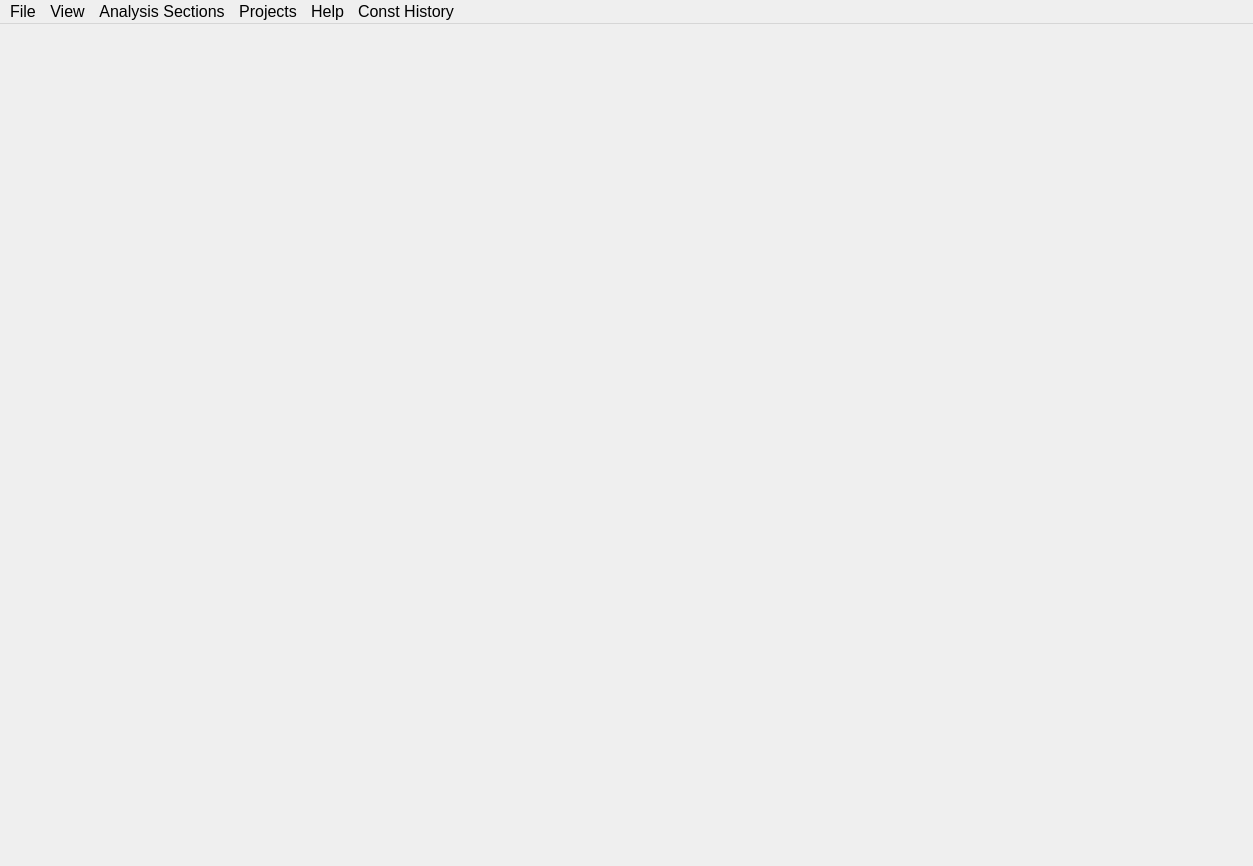
<?xml version="1.0" encoding="UTF-8"?>
<ui version="4.0">
 <class>MainWindow</class>
 <widget class="QMainWindow" name="MainWindow">
  <property name="geometry">
   <rect>
    <x>0</x>
    <y>0</y>
    <width>1253</width>
    <height>866</height>
   </rect>
  </property>
  <property name="windowTitle">
   <string>PVMT_SNAP editor</string>
  </property>
  <widget class="QWidget" name="centralwidget"/>
  <widget class="QMenuBar" name="menubar">
   <property name="geometry">
    <rect>
     <x>0</x>
     <y>0</y>
     <width>1253</width>
     <height>28</height>
    </rect>
   </property>
   <property name="font">
    <font>
     <pointsize>12</pointsize>
    </font>
   </property>
   <widget class="QMenu" name="menuFile">
    <property name="title">
     <string>File</string>
    </property>
    <addaction name="actionLogout"/>
    <addaction name="separator"/>
    <addaction name="actionExit"/>
   </widget>
   <widget class="QMenu" name="menuView">
    <property name="title">
     <string>View</string>
    </property>
    <addaction name="actionAnalysis_Sections"/>
    <addaction name="actionVCRH_VCRLD_VPROJ"/>
    <addaction name="actionConstruction_Rehab_History"/>
    <addaction name="actionConst_Rehab_Layer_Detail"/>
    <addaction name="actionProject"/>
    <addaction name="separator"/>
    <addaction name="actionLog"/>
   </widget>
   <widget class="QMenu" name="menuHelp">
    <property name="title">
     <string>Help</string>
    </property>
    <addaction name="actionContents"/>
    <addaction name="separator"/>
    <addaction name="actionAbout"/>
   </widget>
   <widget class="QMenu" name="menuEdit">
    <property name="title">
     <string>Analysis Sections</string>
    </property>
    <addaction name="actionSplit_Section"/>
    <addaction name="actionTweak_Section"/>
    <addaction name="actionMove_Section"/>
    <addaction name="actionCopy_Section"/>
    <addaction name="separator"/>
    <addaction name="actionReMilePost"/>
   </widget>
   <widget class="QMenu" name="menuProjects">
    <property name="title">
     <string>Projects</string>
    </property>
    <addaction name="actionNew_Project"/>
    <addaction name="actionRename_Project"/>
    <addaction name="actionCopy_Project"/>
    <addaction name="actionPlace_Construction"/>
   </widget>
   <widget class="QMenu" name="menuConst_History">
    <property name="title">
     <string>Const History</string>
    </property>
    <addaction name="actionAddVCRHProject"/>
    <addaction name="actionEdit_VCRH_Project"/>
    <addaction name="actionCopy_VCRH_Project"/>
   </widget>
   <addaction name="menuFile"/>
   <addaction name="menuView"/>
   <addaction name="menuEdit"/>
   <addaction name="menuProjects"/>
   <addaction name="menuHelp"/>
   <addaction name="menuConst_History"/>
  </widget>
  <action name="actionExit">
   <property name="text">
    <string>Exit</string>
   </property>
   <property name="font">
    <font>
     <pointsize>12</pointsize>
    </font>
   </property>
  </action>
  <action name="actionLogout">
   <property name="text">
    <string>Logout</string>
   </property>
   <property name="font">
    <font>
     <pointsize>12</pointsize>
    </font>
   </property>
  </action>
  <action name="actionAnalysis_Sections">
   <property name="text">
    <string>Analysis Sections</string>
   </property>
   <property name="font">
    <font>
     <pointsize>12</pointsize>
    </font>
   </property>
  </action>
  <action name="actionConstruction_Rehab_History">
   <property name="text">
    <string>Construction Rehab History</string>
   </property>
   <property name="font">
    <font>
     <pointsize>12</pointsize>
    </font>
   </property>
  </action>
  <action name="actionConst_Rehab_Layer_Detail">
   <property name="text">
    <string>Const Rehab Layer Detail</string>
   </property>
   <property name="font">
    <font>
     <pointsize>12</pointsize>
    </font>
   </property>
  </action>
  <action name="actionProject">
   <property name="text">
    <string>Project</string>
   </property>
   <property name="font">
    <font>
     <pointsize>12</pointsize>
    </font>
   </property>
  </action>
  <action name="actionAbout">
   <property name="text">
    <string>About</string>
   </property>
   <property name="font">
    <font>
     <pointsize>12</pointsize>
    </font>
   </property>
  </action>
  <action name="actionContents">
   <property name="text">
    <string>Contents</string>
   </property>
   <property name="font">
    <font>
     <pointsize>12</pointsize>
    </font>
   </property>
  </action>
  <action name="actionVCRH_VCRLD_VPROJ">
   <property name="text">
    <string>VCRH_VCRLD_VPROJ</string>
   </property>
   <property name="font">
    <font>
     <pointsize>12</pointsize>
    </font>
   </property>
  </action>
  <action name="actionSplit_Section">
   <property name="text">
    <string>Split Section</string>
   </property>
   <property name="font">
    <font>
     <pointsize>12</pointsize>
    </font>
   </property>
  </action>
  <action name="actionTweak_Section">
   <property name="text">
    <string>Tweak Section</string>
   </property>
   <property name="font">
    <font>
     <pointsize>12</pointsize>
    </font>
   </property>
  </action>
  <action name="actionMove_Section">
   <property name="text">
    <string>Move Section</string>
   </property>
   <property name="font">
    <font>
     <pointsize>12</pointsize>
    </font>
   </property>
  </action>
  <action name="actionCopy_Section">
   <property name="text">
    <string>Copy Section</string>
   </property>
   <property name="font">
    <font>
     <pointsize>12</pointsize>
    </font>
   </property>
  </action>
  <action name="actionLog">
   <property name="text">
    <string>Log</string>
   </property>
   <property name="font">
    <font>
     <pointsize>12</pointsize>
    </font>
   </property>
  </action>
  <action name="actionNew_Project">
   <property name="text">
    <string>New Project</string>
   </property>
   <property name="font">
    <font>
     <pointsize>12</pointsize>
    </font>
   </property>
  </action>
  <action name="actionRename_Project">
   <property name="text">
    <string>Rename Project</string>
   </property>
   <property name="font">
    <font>
     <pointsize>12</pointsize>
    </font>
   </property>
  </action>
  <action name="actionCopy_Project">
   <property name="text">
    <string>Copy Project</string>
   </property>
   <property name="font">
    <font>
     <pointsize>12</pointsize>
    </font>
   </property>
  </action>
  <action name="actionPlace_Construction">
   <property name="text">
    <string>Place Construction</string>
   </property>
   <property name="font">
    <font>
     <pointsize>12</pointsize>
    </font>
   </property>
  </action>
  <action name="actionReMilePost">
   <property name="text">
    <string>RE-MilePost</string>
   </property>
   <property name="font">
    <font>
     <pointsize>12</pointsize>
    </font>
   </property>
  </action>
  <action name="actionNewVCRHProject">
   <property name="text">
    <string>New VCRH Project</string>
   </property>
   <property name="font">
    <font>
     <pointsize>12</pointsize>
    </font>
   </property>
  </action>
  <action name="actionAddVCRHProject">
   <property name="text">
    <string>Add VCRH Project</string>
   </property>
   <property name="font">
    <font>
     <pointsize>12</pointsize>
    </font>
   </property>
  </action>
  <action name="actionEdit_VCRH_Project">
   <property name="text">
    <string>Edit VCRH Project</string>
   </property>
   <property name="font">
    <font>
     <pointsize>12</pointsize>
    </font>
   </property>
  </action>
  <action name="actionCopy_VCRH_Project">
   <property name="text">
    <string>Copy VCRH Project</string>
   </property>
   <property name="font">
    <font>
     <pointsize>12</pointsize>
    </font>
   </property>
  </action>
 </widget>
 <resources/>
 <connections>
  <connection>
   <sender>actionExit</sender>
   <signal>triggered()</signal>
   <receiver>MainWindow</receiver>
   <slot>close()</slot>
   <hints>
    <hint type="sourcelabel">
     <x>-1</x>
     <y>-1</y>
    </hint>
    <hint type="destinationlabel">
     <x>399</x>
     <y>299</y>
    </hint>
   </hints>
  </connection>
 </connections>
</ui>
